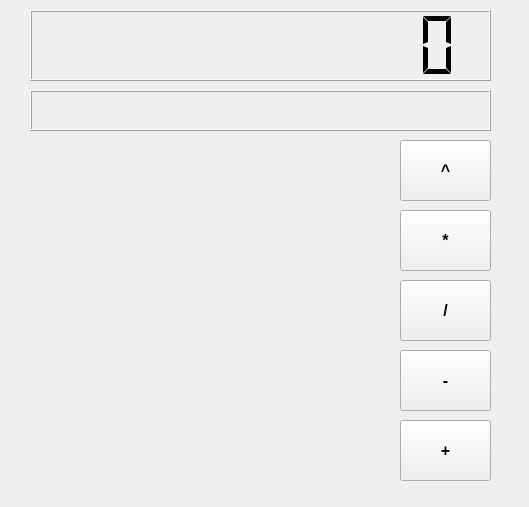
<?xml version="1.0" encoding="UTF-8"?>
<ui version="4.0">
 <class>Form</class>
 <widget class="QWidget" name="Form">
  <property name="geometry">
   <rect>
    <x>0</x>
    <y>0</y>
    <width>529</width>
    <height>507</height>
   </rect>
  </property>
  <property name="minimumSize">
   <size>
    <width>529</width>
    <height>507</height>
   </size>
  </property>
  <property name="maximumSize">
   <size>
    <width>529</width>
    <height>507</height>
   </size>
  </property>
  <property name="windowTitle">
   <string>Calculator</string>
  </property>
  <widget class="QPushButton" name="pushButton_div">
   <property name="geometry">
    <rect>
     <x>400</x>
     <y>350</y>
     <width>91</width>
     <height>61</height>
    </rect>
   </property>
   <property name="font">
    <font>
     <pointsize>12</pointsize>
     <weight>75</weight>
     <bold>true</bold>
    </font>
   </property>
   <property name="text">
    <string>-</string>
   </property>
  </widget>
  <widget class="QPushButton" name="pushButton_plus">
   <property name="geometry">
    <rect>
     <x>400</x>
     <y>420</y>
     <width>91</width>
     <height>61</height>
    </rect>
   </property>
   <property name="font">
    <font>
     <pointsize>12</pointsize>
     <weight>75</weight>
     <bold>true</bold>
    </font>
   </property>
   <property name="text">
    <string>+</string>
   </property>
  </widget>
  <widget class="QWidget" name="gridLayoutWidget">
   <property name="geometry">
    <rect>
     <x>30</x>
     <y>140</y>
     <width>361</width>
     <height>341</height>
    </rect>
   </property>
   <layout class="QGridLayout" name="gridLayout"/>
  </widget>
  <widget class="QLCDNumber" name="lcdNumber">
   <property name="geometry">
    <rect>
     <x>30</x>
     <y>10</y>
     <width>461</width>
     <height>71</height>
    </rect>
   </property>
   <property name="smallDecimalPoint">
    <bool>true</bool>
   </property>
   <property name="digitCount">
    <number>10</number>
   </property>
   <property name="segmentStyle">
    <enum>QLCDNumber::Flat</enum>
   </property>
  </widget>
  <widget class="QLabel" name="disp_stack">
   <property name="geometry">
    <rect>
     <x>30</x>
     <y>90</y>
     <width>461</width>
     <height>41</height>
    </rect>
   </property>
   <property name="font">
    <font>
     <pointsize>12</pointsize>
     <weight>75</weight>
     <bold>true</bold>
    </font>
   </property>
   <property name="layoutDirection">
    <enum>Qt::LeftToRight</enum>
   </property>
   <property name="frameShape">
    <enum>QFrame::Box</enum>
   </property>
   <property name="frameShadow">
    <enum>QFrame::Raised</enum>
   </property>
   <property name="lineWidth">
    <number>1</number>
   </property>
   <property name="midLineWidth">
    <number>0</number>
   </property>
   <property name="text">
    <string/>
   </property>
   <property name="scaledContents">
    <bool>false</bool>
   </property>
   <property name="alignment">
    <set>Qt::AlignRight|Qt::AlignTrailing|Qt::AlignVCenter</set>
   </property>
  </widget>
  <widget class="QPushButton" name="pushButton_step">
   <property name="geometry">
    <rect>
     <x>400</x>
     <y>140</y>
     <width>91</width>
     <height>61</height>
    </rect>
   </property>
   <property name="font">
    <font>
     <pointsize>12</pointsize>
     <weight>75</weight>
     <bold>true</bold>
    </font>
   </property>
   <property name="text">
    <string>^</string>
   </property>
  </widget>
  <widget class="QPushButton" name="pushButton_del">
   <property name="geometry">
    <rect>
     <x>400</x>
     <y>280</y>
     <width>91</width>
     <height>61</height>
    </rect>
   </property>
   <property name="font">
    <font>
     <pointsize>12</pointsize>
     <weight>75</weight>
     <bold>true</bold>
    </font>
   </property>
   <property name="text">
    <string>/</string>
   </property>
  </widget>
  <widget class="QPushButton" name="pushButton_mul">
   <property name="geometry">
    <rect>
     <x>400</x>
     <y>210</y>
     <width>91</width>
     <height>61</height>
    </rect>
   </property>
   <property name="font">
    <font>
     <pointsize>12</pointsize>
     <weight>75</weight>
     <bold>true</bold>
    </font>
   </property>
   <property name="text">
    <string>*</string>
   </property>
  </widget>
 </widget>
 <resources/>
 <connections/>
</ui>
